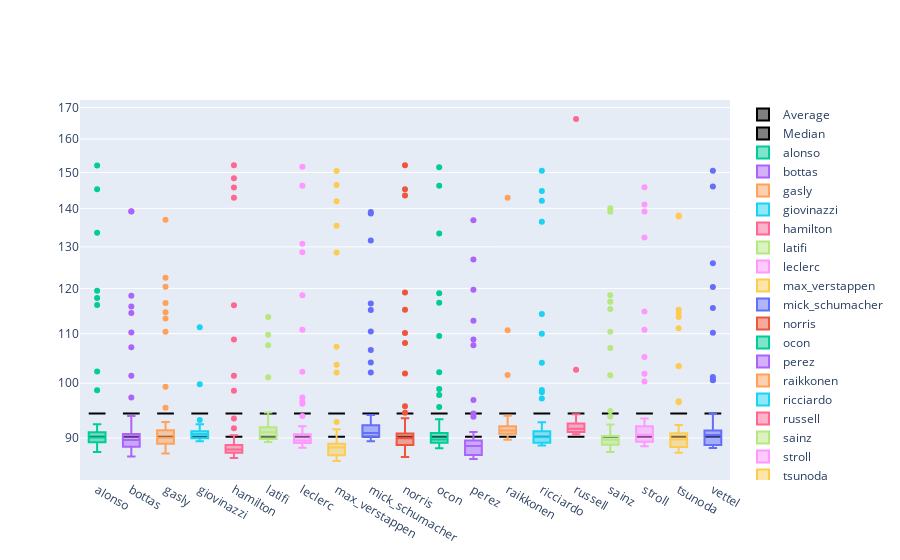

Write notebook code for a chart like this one.
### Markdown cell above
Boxplot that compares all drivers to each other.

Each point on a driver is a laptime, showing their range. 

*   The higher the points, slower the time
*   The lower the points, faster the time

Each driver is expected to have some outliers due to accidents on track, but its the consistancy of the range that shows how good a driver is.

This does not factor in the team of the driver. There are always good and bad teams which is a big factor on how fast a driver is, but is not a big factor in terms of consistancy. They do contribute to a small degree, but this graph does not weight that in

Also, the average line is the total lap average across the entire race. Because of this, any accidents that affect lap times will impact the average. For this we used the median

### Code cell
average = working_df[1:].mean(axis=0, skipna=True).tolist()
average_list = []
for _ in range(len(average)): average_list.append(statistics.mean(average))
median = working_df[1:].median(axis=0, skipna=True).tolist()
median_list = []
for _ in range(len(median)): median_list.append(statistics.median(median))

fig = go.Figure()
fig.add_trace(go.Box(x=drivers,y=average_list, name='Average',marker_color = 'black'))
fig.add_trace(go.Box(x=drivers,y=median_list, name='Median',marker_color = 'black'))
for driver in drivers:
    temp = working_df.loc[working_df['Drivers'] == driver]
    lap_time = temp.iloc[0].values[1:].flatten().tolist()
    fig.add_trace(go.Box(y=lap_time, name=driver))
fig.update_yaxes(type="log")
fig.show()
